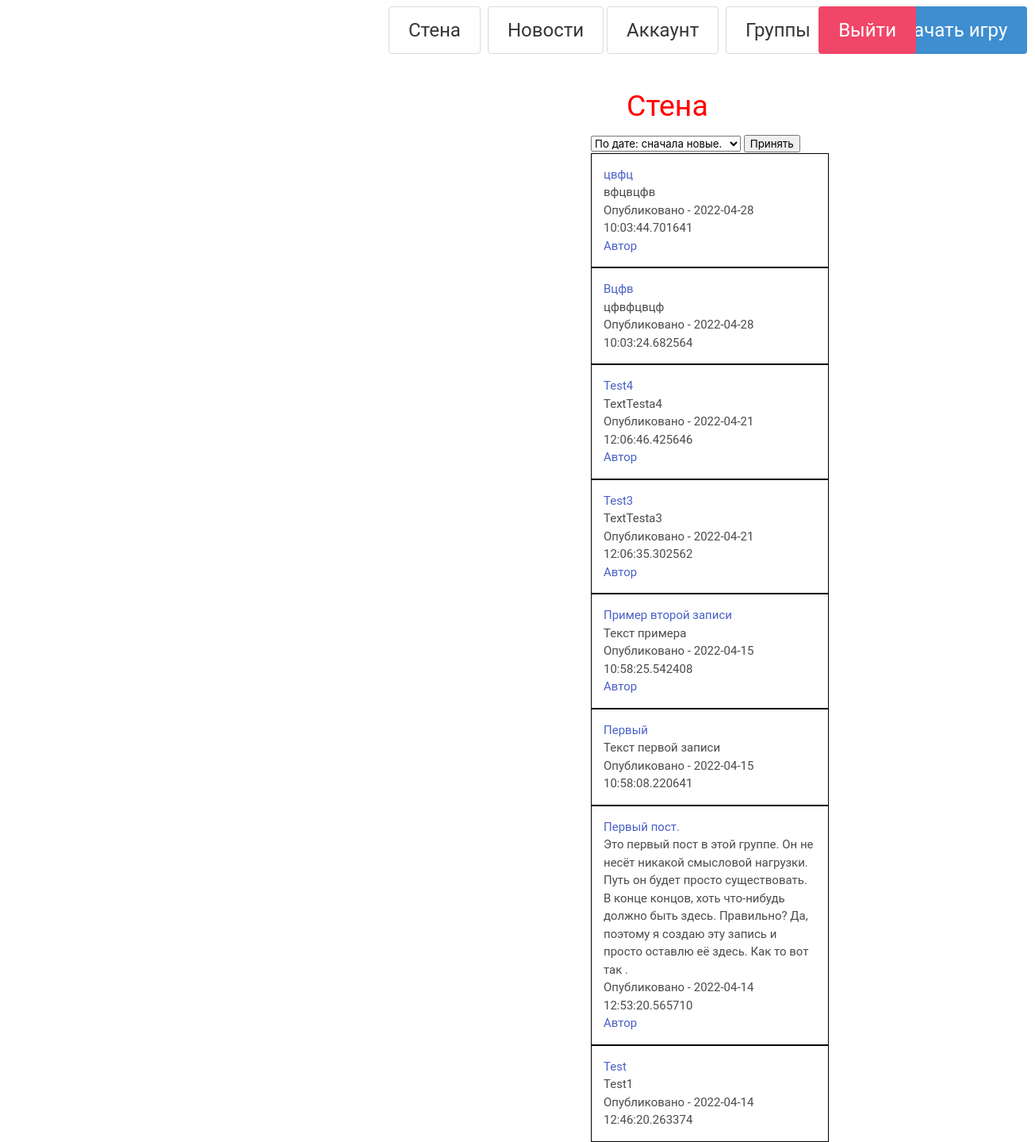
The app's page /wall (signed in) with its own data.
### databases/posts.py (models this page shows)
class Post(SqlAlchemyBase):
    __tablename__ = "posts"
    id = sqlalchemy.Column(sqlalchemy.Integer, primary_key=True, autoincrement=True)
    title = sqlalchemy.Column(sqlalchemy.String, nullable=True)
    text = sqlalchemy.Column(sqlalchemy.String, nullable=True)
    anonymously = sqlalchemy.Column(sqlalchemy.Boolean, nullable=True)
    creator = sqlalchemy.Column(sqlalchemy.Integer)
    date = sqlalchemy.Column(sqlalchemy.DateTime, default=datetime.datetime.now)
    group_id = sqlalchemy.Column(sqlalchemy.Integer)
    comments_available = sqlalchemy.Column(sqlalchemy.Boolean, nullable=True)

### main.py (the view)
@app.route('/wall', methods=['GET', 'POST'])
def wall():
    db_sess = db_session.create_session()
    all_groups = db_sess.query(Group).all()
    groups_ids = []
    for i in all_groups:
        subs_ids = i.subscribers_ids.split(",")
        if str(current_user.id) in subs_ids:
            groups_ids.append(i.id)
    posts = db_sess.query(Post).filter(Post.group_id.in_(tuple(groups_ids))).all()
    return render_template('wall.html', posts=posts, title="Главная страница",
                           select_data='По дате: сначала новые.')

### databases/db_session.py (called while the page is built)
def create_session() -> Session:
    global __factory
    return __factory()

### main.py (called while the page is built)
@login_manager.user_loader
def load_user(user_id):
    db_sess = db_session.create_session()
    return db_sess.query(User).get(user_id)

### templates/wall.html (shortened to what this page needs)
{% extends "base.html" %}
{% block content %}
<h1>Стена</h1>
<div class="allnewsdiv">
    <form action="{{ url_for('wall_sorted')}}" method="post">
        <select name="sort_select">
            <option>По дате: сначала новые.</option>
        </select>
        <input type="submit" value="Принять">
    </form>
    {% if select_data == 'По дате: сначала новые.' %}
    {% for item in posts[::-1]%}
    <div class="onenewsdiv">
        <h2><a href="/group/{{item.group_id}}/post/{{item.id}}"> {{item.title}}</a></h2>
        <div>
            <p>{{item.text}}</p>
        </div>
        <div>
            <p>Опубликовано - {{item.date}}</p>
            {% if not item.anonymously %}
            <a href=/user/{{item.creator}}>Автор</a>
            {% endif %}
        </div>
    </div>
    {% endfor %}
    {% endif %}
</div>
{% endblock %}

### static/main.css (style rules this page uses)
.allnewsdiv { position: absolute; top : 170px; left : 745px; }
.onenewsdiv { width : 300px; max-width : 300px; border : solid 1px black; padding : 15px; }
body { font-family: roboto, sans-serif; font-size: 15px; }
h1 { color : red; position: absolute; top : 105px; left : 790px; font-size : 2.5em; }

### records on screen
Post: title "цвфц", text "вфцвцфв", date "2022-04-28 10:03:44.701641"
Post: title "Вцфв", text "цфвфцвцф", date "2022-04-28 10:03:24.682564"
Post: title "Test4", text "TextTesta4", date "2022-04-21 12:06:46.425646"
Post: title "Test3", text "TextTesta3", date "2022-04-21 12:06:35.302562"
Post: title "Пример второй записи", text "Текст примера", date "2022-04-15 10:58:25.542408"
Post: title "Первый", text "Текст первой записи", date "2022-04-15 10:58:08.220641"
Post: title "Первый пост.", text "Это первый пост в этой группе. Он не несёт никакой смысловой нагрузки. Путь он будет просто существовать. В конце концов, хоть что-нибудь должно быть здесь. Правильно? Да, поэтому я создаю эту запись и просто оставлю её здесь. Как то вот так .", date "2022-04-14 12:53:20.565710"
Post: title "Test", text "Test1", date "2022-04-14 12:46:20.263374"
